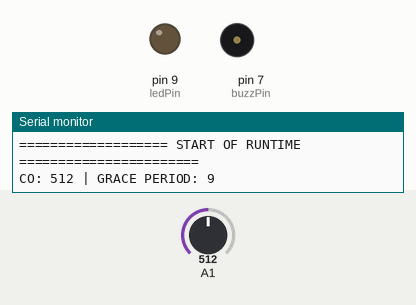
This sketch was run on a simulated Arduino Uno, built with avr-gcc and run on an emulated ATmega328P. Shown: output pins drawn as LEDs (lit = HIGH), buzzer (waves = sounding, pin HIGH), the last lines printed to the serial monitor. Dashed ring = blinking. The test bench sets the inputs (shaded band); at power-on: A1 = 512.

Above: at 2.7 s.
2.8 s: A1 set to 791
At 3.72 s:
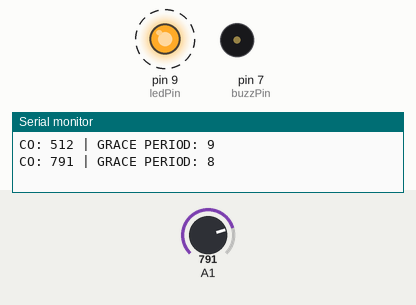
8.8 s: A1 set to 820
At 9.44 s:
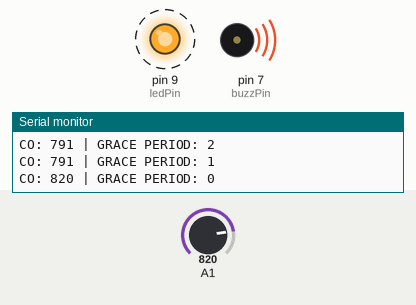
Timing chart, 0 to 18.3 s (numbered marks = the images above; inputs shaded):
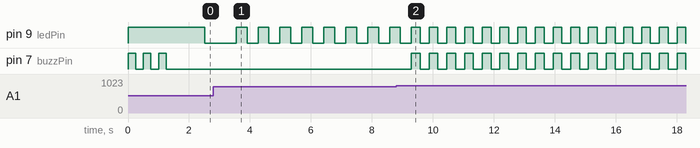

Measured:
- the behaviour switches between 801 and 802 on A1 (found by bisection; images 1 and 2)
- after the input at 2.8 s, pin 9 (ledPin): alternates HIGH for 0.36 s and LOW for 0.36 s, starting after 1.1 s
- by itself, pin 7 (buzzPin): alternates HIGH for 0.29 s and LOW for 0.29 s

The sketch:

COAlarm.ino
```cpp
/*
Thomas Garry
*/

const int ledPin = 9;
const int buzzPin = 7;
int gracePeriod = 10; //allows the sensor to output 10 values and warm up before warnings will be thrown
int dangerThreshold = 500; // MQ7 Value of CO considered "dangerous". Will be used to trigger warnings and start the buzzer


void setup() {
  Serial.begin(9600);
  Serial.println("=================== START OF RUNTIME =======================");
  pinMode(ledPin, OUTPUT);
  pinMode(buzzPin, OUTPUT);

  // A simple startup test sequence. Checks that both the buzzer and LED are working
  digitalWrite(ledPin, HIGH);
  for(int i = 0; i<3; i++){
    digitalWrite(buzzPin, HIGH); delay(250);
    digitalWrite(buzzPin, LOW);  delay(250);
  }
  digitalWrite(ledPin, LOW);
}


// a simple function that toggles the LED
void toggleLed(){
  if(digitalRead(ledPin) == HIGH){
    digitalWrite(ledPin, LOW);
  } else {
    digitalWrite(ledPin, HIGH);
  }
}

// a simple function that toggles the Buzzer
void toggleBuzzer(){
  if(digitalRead(buzzPin) == HIGH){
    digitalWrite(buzzPin, LOW);
  } else {
    digitalWrite(buzzPin, HIGH);
  }
}

void loop() {
  if (gracePeriod>0){
  gracePeriod--; // Subtract one from the grace period counter
  };

  int CO = analogRead(A1);
  bool dangerBuzz = false;

  // Establish a pulse frequency (amount of delay between pulses. Indicates danger level) based on the MQ7 output
  int wait = 100; // catches anything above 900. Most intense output possible
  if(CO < 900){
    wait = map(CO, 100, 900, 2000, 100); // Scale intensity. Higher values = less delay time = faster blink
  }
  Serial.println("CO: " + String(CO) + " | GRACE PERIOD: " + String(gracePeriod));


  // If the sensor has warmed up, Start alerting the user if CO values cross a threshold
  if(CO > dangerThreshold && gracePeriod == 0){
    dangerBuzz = true;
  }

  // Enable peripherals based on the determined delay time
  toggleLed();
  if(dangerBuzz) {toggleBuzzer();};
  delay(wait);
  toggleLed();
  if(dangerBuzz) {toggleBuzzer();};
  delay(wait);
}
```
